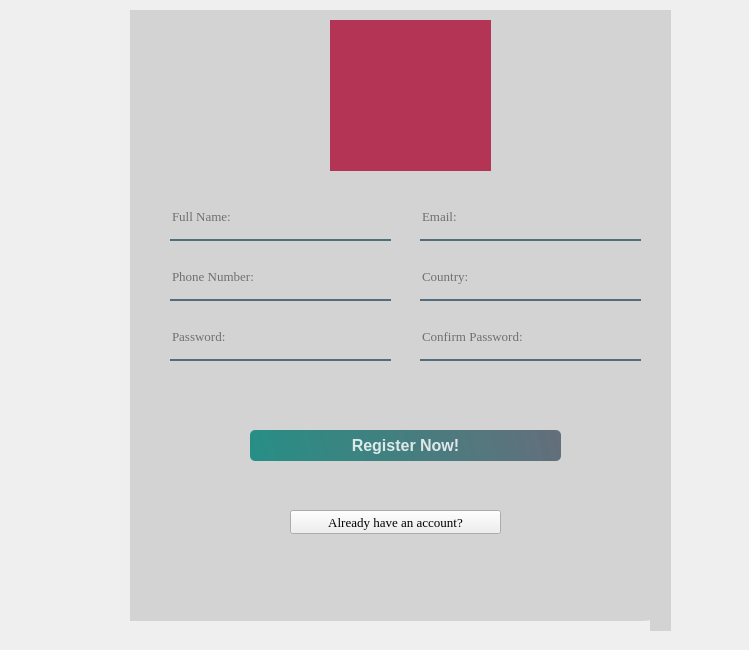
<?xml version="1.0" encoding="UTF-8"?>
<ui version="4.0">
 <class>Form</class>
 <widget class="QWidget" name="Form">
  <property name="geometry">
   <rect>
    <x>0</x>
    <y>0</y>
    <width>749</width>
    <height>650</height>
   </rect>
  </property>
  <property name="windowTitle">
   <string>Form</string>
  </property>
  <widget class="QWidget" name="widget" native="true">
   <property name="geometry">
    <rect>
     <x>-20</x>
     <y>0</y>
     <width>691</width>
     <height>631</height>
    </rect>
   </property>
   <property name="styleSheet">
    <string notr="true">/* Styling for the Login Button (assuming objectName is pushButton) */
QPushButton#pushButton {
    background-color: qlineargradient(spread:pad, x1:0, y1:0.505682, x2:1, y2:0.477, stop:0 rgba(11, 131, 120, 219), stop:1 rgba(85, 98, 112, 226));
    color: rgba(255, 255, 255, 210);
    border-radius: 5px;
}

QPushButton#pushButton:hover {
    background-color: qlineargradient(spread:pad, x1:0, y1:0.505682, x2:1, y2:0.477, stop:0 rgba(150, 123, 111, 219), stop:1 rgba(85, 81, 84, 226));
}

QPushButton#pushButton:pressed {
    padding-left: 5px;
    padding-top: 5px;
    background-color: rgba(150, 123, 111, 255);
}

/* Styling for the Register Button (assuming objectName is registerButton) */
QPushButton#registerButton {
    background-color: qlineargradient(spread:pad, x1:0, y1:0.505682, x2:1, y2:0.477, stop:0 rgba(11, 131, 120, 219), stop:1 rgba(85, 98, 112, 226)); /* Teal to Green gradient */
    color: rgba(255, 255, 255, 210); /* White text color */
    border-radius: 5px; /* Rounded corners */
    border: none; /* No border */
}

QPushButton#registerButton:hover {
    background-color: qlineargradient(spread:pad, x1:0, y1:0.505682, x2:1, y2:0.477, stop:0 rgba(150, 123, 111, 219), stop:1 rgba(85, 81, 84, 226)); /* EXACTLY like Login button on hover */
}

QPushButton#registerButton:pressed {
    padding-left: 5px;
    padding-top: 5px;
    background-color: rgba(150, 123, 111, 255); /* EXACTLY like Login button when pressed */
}</string>
   </property>
   <widget class="QLabel" name="label_3">
    <property name="geometry">
     <rect>
      <x>150</x>
      <y>10</y>
      <width>561</width>
      <height>611</height>
     </rect>
    </property>
    <property name="font">
     <font>
      <pointsize>12</pointsize>
      <bold>true</bold>
     </font>
    </property>
    <property name="styleSheet">
     <string notr="true">background-color: rgba(211, 211, 211, 255);



border-bottom-right-radius:50px;</string>
    </property>
    <property name="text">
     <string/>
    </property>
   </widget>
   <widget class="QLineEdit" name="lineEdit">
    <property name="geometry">
     <rect>
      <x>190</x>
      <y>200</y>
      <width>221</width>
      <height>41</height>
     </rect>
    </property>
    <property name="font">
     <font>
      <family>Times New Roman</family>
      <pointsize>10</pointsize>
     </font>
    </property>
    <property name="styleSheet">
     <string notr="true">background-color:rgba(0,0,0,0);
border: none;
border-bottom:2px solid rgba(46,82,101,200);
color:rgba(0,0,0,240);
padding-bottom:7px;
</string>
    </property>
    <property name="placeholderText">
     <string>Full Name:</string>
    </property>
   </widget>
   <widget class="QLineEdit" name="lineEdit_2">
    <property name="geometry">
     <rect>
      <x>190</x>
      <y>260</y>
      <width>221</width>
      <height>41</height>
     </rect>
    </property>
    <property name="font">
     <font>
      <family>Times New Roman</family>
      <pointsize>10</pointsize>
     </font>
    </property>
    <property name="styleSheet">
     <string notr="true">background-color:rgba(0,0,0,0);
border: none;
border-bottom:2px solid rgba(46,82,101,200);
color:rgba(0,0,0,240);
padding-bottom:7px;
</string>
    </property>
    <property name="placeholderText">
     <string>Phone Number:</string>
    </property>
   </widget>
   <widget class="QPushButton" name="pushButton">
    <property name="geometry">
     <rect>
      <x>270</x>
      <y>430</y>
      <width>311</width>
      <height>31</height>
     </rect>
    </property>
    <property name="font">
     <font>
      <pointsize>12</pointsize>
      <bold>true</bold>
     </font>
    </property>
    <property name="text">
     <string>Register Now!</string>
    </property>
   </widget>
   <widget class="QLabel" name="label">
    <property name="geometry">
     <rect>
      <x>160</x>
      <y>20</y>
      <width>51</width>
      <height>41</height>
     </rect>
    </property>
    <property name="styleSheet">
     <string notr="true">background-image: url(:/image/Users/DELL/Desktop/MindZap/mz.jpg);</string>
    </property>
    <property name="text">
     <string/>
    </property>
    <property name="pixmap">
     <pixmap resource="res.qrc">:/image/mz.jpg</pixmap>
    </property>
    <property name="scaledContents">
     <bool>true</bool>
    </property>
   </widget>
   <widget class="QLabel" name="label_2">
    <property name="geometry">
     <rect>
      <x>350</x>
      <y>20</y>
      <width>161</width>
      <height>151</height>
     </rect>
    </property>
    <property name="styleSheet">
     <string notr="true">
background-color: rgba(180, 52, 85, 255);

</string>
    </property>
    <property name="text">
     <string/>
    </property>
    <property name="pixmap">
     <pixmap resource="res.qrc">:/image/profile.jpeg</pixmap>
    </property>
    <property name="scaledContents">
     <bool>true</bool>
    </property>
   </widget>
   <widget class="QLineEdit" name="lineEdit_4">
    <property name="geometry">
     <rect>
      <x>440</x>
      <y>200</y>
      <width>221</width>
      <height>41</height>
     </rect>
    </property>
    <property name="font">
     <font>
      <family>Times New Roman</family>
      <pointsize>10</pointsize>
     </font>
    </property>
    <property name="styleSheet">
     <string notr="true">background-color:rgba(0,0,0,0);
border: none;
border-bottom:2px solid rgba(46,82,101,200);
color:rgba(0,0,0,240);
padding-bottom:7px;
</string>
    </property>
    <property name="placeholderText">
     <string>Email:</string>
    </property>
   </widget>
   <widget class="QLineEdit" name="lineEdit_3">
    <property name="geometry">
     <rect>
      <x>440</x>
      <y>260</y>
      <width>221</width>
      <height>41</height>
     </rect>
    </property>
    <property name="font">
     <font>
      <family>Times New Roman</family>
      <pointsize>10</pointsize>
     </font>
    </property>
    <property name="styleSheet">
     <string notr="true">background-color:rgba(0,0,0,0);
border: none;
border-bottom:2px solid rgba(46,82,101,200);
color:rgba(0,0,0,240);
padding-bottom:7px;
</string>
    </property>
    <property name="placeholderText">
     <string>Country:</string>
    </property>
   </widget>
   <widget class="QLineEdit" name="lineEdit_5">
    <property name="geometry">
     <rect>
      <x>440</x>
      <y>320</y>
      <width>221</width>
      <height>41</height>
     </rect>
    </property>
    <property name="font">
     <font>
      <family>Times New Roman</family>
      <pointsize>10</pointsize>
     </font>
    </property>
    <property name="styleSheet">
     <string notr="true">background-color:rgba(0,0,0,0);
border: none;
border-bottom:2px solid rgba(46,82,101,200);
color:rgba(0,0,0,240);
padding-bottom:7px;
</string>
    </property>
    <property name="echoMode">
     <enum>QLineEdit::EchoMode::Password</enum>
    </property>
    <property name="placeholderText">
     <string>Confirm Password:</string>
    </property>
   </widget>
   <widget class="QLineEdit" name="lineEdit_6">
    <property name="geometry">
     <rect>
      <x>190</x>
      <y>320</y>
      <width>221</width>
      <height>41</height>
     </rect>
    </property>
    <property name="font">
     <font>
      <family>Times New Roman</family>
      <pointsize>10</pointsize>
     </font>
    </property>
    <property name="styleSheet">
     <string notr="true">background-color:rgba(0,0,0,0);
border: none;
border-bottom:2px solid rgba(46,82,101,200);
color:rgba(0,0,0,240);
padding-bottom:7px;
</string>
    </property>
    <property name="echoMode">
     <enum>QLineEdit::EchoMode::Password</enum>
    </property>
    <property name="placeholderText">
     <string>Password:</string>
    </property>
   </widget>
   <widget class="QPushButton" name="forgotPasswordLabel">
    <property name="geometry">
     <rect>
      <x>310</x>
      <y>510</y>
      <width>211</width>
      <height>24</height>
     </rect>
    </property>
    <property name="font">
     <font>
      <family>Times New Roman</family>
      <pointsize>10</pointsize>
      <bold>false</bold>
     </font>
    </property>
    <property name="text">
     <string>Already have an account?</string>
    </property>
   </widget>
   <widget class="QWidget" name="widget_2" native="true">
    <property name="geometry">
     <rect>
      <x>520</x>
      <y>130</y>
      <width>691</width>
      <height>631</height>
     </rect>
    </property>
    <property name="styleSheet">
     <string notr="true">/* Styling for the Login Button (assuming objectName is pushButton) */
QPushButton#pushButton {
    background-color: qlineargradient(spread:pad, x1:0, y1:0.505682, x2:1, y2:0.477, stop:0 rgba(11, 131, 120, 219), stop:1 rgba(85, 98, 112, 226));
    color: rgba(255, 255, 255, 210);
    border-radius: 5px;
}

QPushButton#pushButton:hover {
    background-color: qlineargradient(spread:pad, x1:0, y1:0.505682, x2:1, y2:0.477, stop:0 rgba(150, 123, 111, 219), stop:1 rgba(85, 81, 84, 226));
}

QPushButton#pushButton:pressed {
    padding-left: 5px;
    padding-top: 5px;
    background-color: rgba(150, 123, 111, 255);
}

/* Styling for the Register Button (assuming objectName is registerButton) */
QPushButton#registerButton {
    background-color: qlineargradient(spread:pad, x1:0, y1:0.505682, x2:1, y2:0.477, stop:0 rgba(11, 131, 120, 219), stop:1 rgba(85, 98, 112, 226)); /* Teal to Green gradient */
    color: rgba(255, 255, 255, 210); /* White text color */
    border-radius: 5px; /* Rounded corners */
    border: none; /* No border */
}

QPushButton#registerButton:hover {
    background-color: qlineargradient(spread:pad, x1:0, y1:0.505682, x2:1, y2:0.477, stop:0 rgba(150, 123, 111, 219), stop:1 rgba(85, 81, 84, 226)); /* EXACTLY like Login button on hover */
}

QPushButton#registerButton:pressed {
    padding-left: 5px;
    padding-top: 5px;
    background-color: rgba(150, 123, 111, 255); /* EXACTLY like Login button when pressed */
}</string>
    </property>
    <widget class="QLabel" name="label_4">
     <property name="geometry">
      <rect>
       <x>150</x>
       <y>10</y>
       <width>561</width>
       <height>611</height>
      </rect>
     </property>
     <property name="font">
      <font>
       <pointsize>12</pointsize>
       <bold>true</bold>
      </font>
     </property>
     <property name="styleSheet">
      <string notr="true">background-color: rgba(211, 211, 211, 255);



border-bottom-right-radius:50px;</string>
     </property>
     <property name="text">
      <string/>
     </property>
    </widget>
    <widget class="QLineEdit" name="lineEdit_7">
     <property name="geometry">
      <rect>
       <x>190</x>
       <y>200</y>
       <width>221</width>
       <height>41</height>
      </rect>
     </property>
     <property name="font">
      <font>
       <family>Times New Roman</family>
       <pointsize>10</pointsize>
      </font>
     </property>
     <property name="styleSheet">
      <string notr="true">background-color:rgba(0,0,0,0);
border: none;
border-bottom:2px solid rgba(46,82,101,200);
color:rgba(0,0,0,240);
padding-bottom:7px;
</string>
     </property>
     <property name="placeholderText">
      <string>Full Name:</string>
     </property>
    </widget>
    <widget class="QLineEdit" name="lineEdit_8">
     <property name="geometry">
      <rect>
       <x>190</x>
       <y>260</y>
       <width>221</width>
       <height>41</height>
      </rect>
     </property>
     <property name="font">
      <font>
       <family>Times New Roman</family>
       <pointsize>10</pointsize>
      </font>
     </property>
     <property name="styleSheet">
      <string notr="true">background-color:rgba(0,0,0,0);
border: none;
border-bottom:2px solid rgba(46,82,101,200);
color:rgba(0,0,0,240);
padding-bottom:7px;
</string>
     </property>
     <property name="placeholderText">
      <string>Phone Number:</string>
     </property>
    </widget>
    <widget class="QPushButton" name="pushButton_2">
     <property name="geometry">
      <rect>
       <x>270</x>
       <y>430</y>
       <width>311</width>
       <height>31</height>
      </rect>
     </property>
     <property name="font">
      <font>
       <pointsize>12</pointsize>
       <bold>true</bold>
      </font>
     </property>
     <property name="text">
      <string>Register Now!</string>
     </property>
    </widget>
    <widget class="QLabel" name="label_5">
     <property name="geometry">
      <rect>
       <x>160</x>
       <y>20</y>
       <width>51</width>
       <height>41</height>
      </rect>
     </property>
     <property name="styleSheet">
      <string notr="true">background-image: url(:/image/Users/DELL/Desktop/MindZap/mz.jpg);</string>
     </property>
     <property name="text">
      <string/>
     </property>
     <property name="pixmap">
      <pixmap>:/image/Users/DELL/Desktop/MindZap/mz.jpg</pixmap>
     </property>
     <property name="scaledContents">
      <bool>true</bool>
     </property>
    </widget>
    <widget class="QLabel" name="label_6">
     <property name="geometry">
      <rect>
       <x>350</x>
       <y>20</y>
       <width>161</width>
       <height>151</height>
      </rect>
     </property>
     <property name="styleSheet">
      <string notr="true">
background-color: rgba(180, 52, 85, 255);

</string>
     </property>
     <property name="text">
      <string/>
     </property>
     <property name="pixmap">
      <pixmap>:/image/Users/DELL/Downloads/profile.jpeg</pixmap>
     </property>
     <property name="scaledContents">
      <bool>true</bool>
     </property>
    </widget>
    <widget class="QLineEdit" name="lineEdit_9">
     <property name="geometry">
      <rect>
       <x>440</x>
       <y>200</y>
       <width>221</width>
       <height>41</height>
      </rect>
     </property>
     <property name="font">
      <font>
       <family>Times New Roman</family>
       <pointsize>10</pointsize>
      </font>
     </property>
     <property name="styleSheet">
      <string notr="true">background-color:rgba(0,0,0,0);
border: none;
border-bottom:2px solid rgba(46,82,101,200);
color:rgba(0,0,0,240);
padding-bottom:7px;
</string>
     </property>
     <property name="placeholderText">
      <string>Email:</string>
     </property>
    </widget>
    <widget class="QLineEdit" name="lineEdit_10">
     <property name="geometry">
      <rect>
       <x>440</x>
       <y>260</y>
       <width>221</width>
       <height>41</height>
      </rect>
     </property>
     <property name="font">
      <font>
       <family>Times New Roman</family>
       <pointsize>10</pointsize>
      </font>
     </property>
     <property name="styleSheet">
      <string notr="true">background-color:rgba(0,0,0,0);
border: none;
border-bottom:2px solid rgba(46,82,101,200);
color:rgba(0,0,0,240);
padding-bottom:7px;
</string>
     </property>
     <property name="placeholderText">
      <string>Country:</string>
     </property>
    </widget>
    <widget class="QLineEdit" name="lineEdit_11">
     <property name="geometry">
      <rect>
       <x>440</x>
       <y>320</y>
       <width>221</width>
       <height>41</height>
      </rect>
     </property>
     <property name="font">
      <font>
       <family>Times New Roman</family>
       <pointsize>10</pointsize>
      </font>
     </property>
     <property name="styleSheet">
      <string notr="true">background-color:rgba(0,0,0,0);
border: none;
border-bottom:2px solid rgba(46,82,101,200);
color:rgba(0,0,0,240);
padding-bottom:7px;
</string>
     </property>
     <property name="echoMode">
      <enum>QLineEdit::EchoMode::Password</enum>
     </property>
     <property name="placeholderText">
      <string>Confirm Password:</string>
     </property>
    </widget>
    <widget class="QLineEdit" name="lineEdit_12">
     <property name="geometry">
      <rect>
       <x>190</x>
       <y>320</y>
       <width>221</width>
       <height>41</height>
      </rect>
     </property>
     <property name="font">
      <font>
       <family>Times New Roman</family>
       <pointsize>10</pointsize>
      </font>
     </property>
     <property name="styleSheet">
      <string notr="true">background-color:rgba(0,0,0,0);
border: none;
border-bottom:2px solid rgba(46,82,101,200);
color:rgba(0,0,0,240);
padding-bottom:7px;
</string>
     </property>
     <property name="echoMode">
      <enum>QLineEdit::EchoMode::Password</enum>
     </property>
     <property name="placeholderText">
      <string>Password:</string>
     </property>
    </widget>
    <widget class="QPushButton" name="forgotPasswordLabel_2">
     <property name="geometry">
      <rect>
       <x>310</x>
       <y>510</y>
       <width>211</width>
       <height>24</height>
      </rect>
     </property>
     <property name="font">
      <font>
       <family>Times New Roman</family>
       <pointsize>10</pointsize>
       <bold>false</bold>
      </font>
     </property>
     <property name="text">
      <string>Already have an account?</string>
     </property>
    </widget>
   </widget>
  </widget>
 </widget>
 <resources>
  <include location="res.qrc"/>
 </resources>
 <connections/>
</ui>
